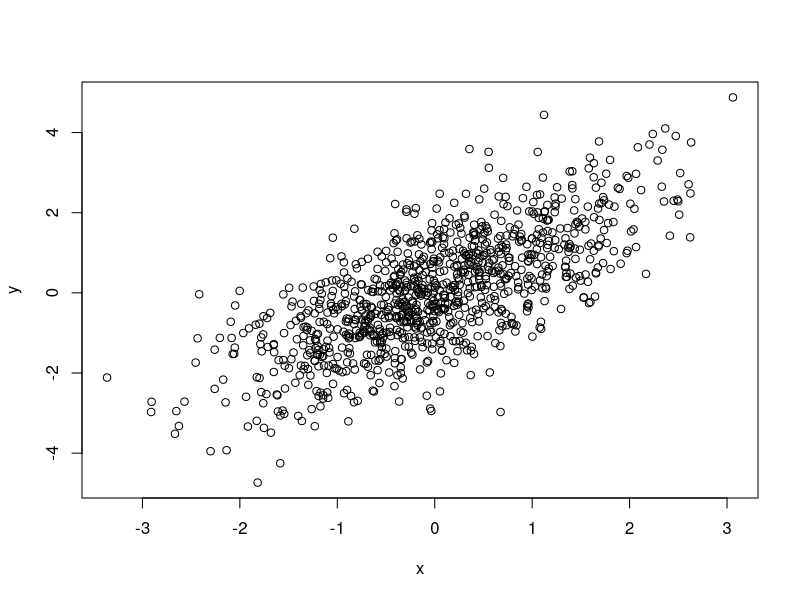
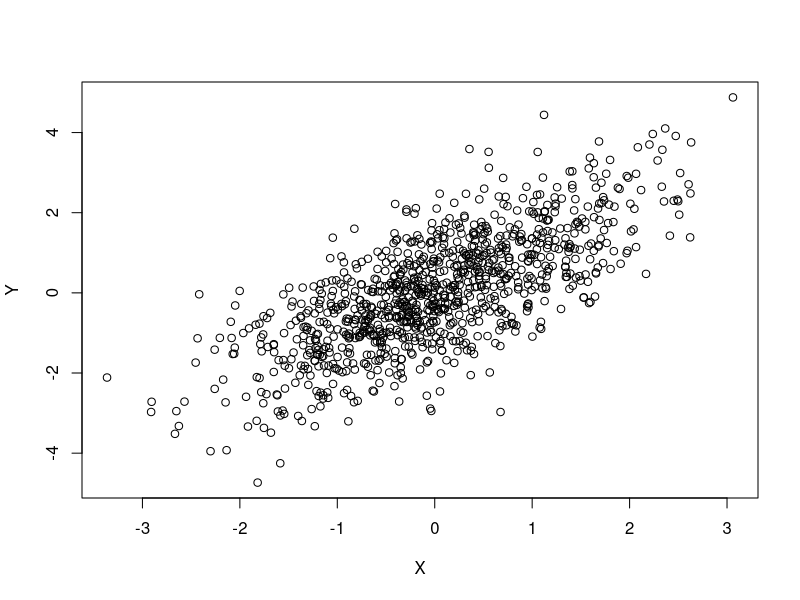
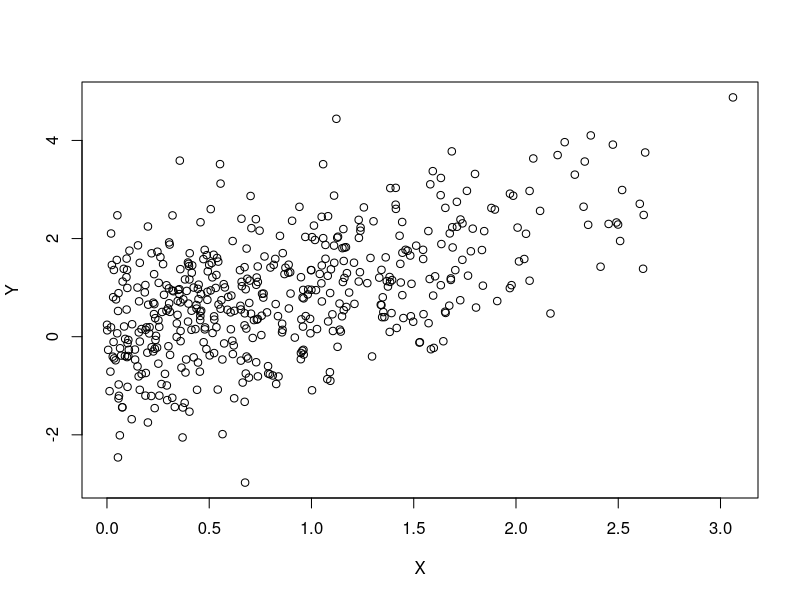
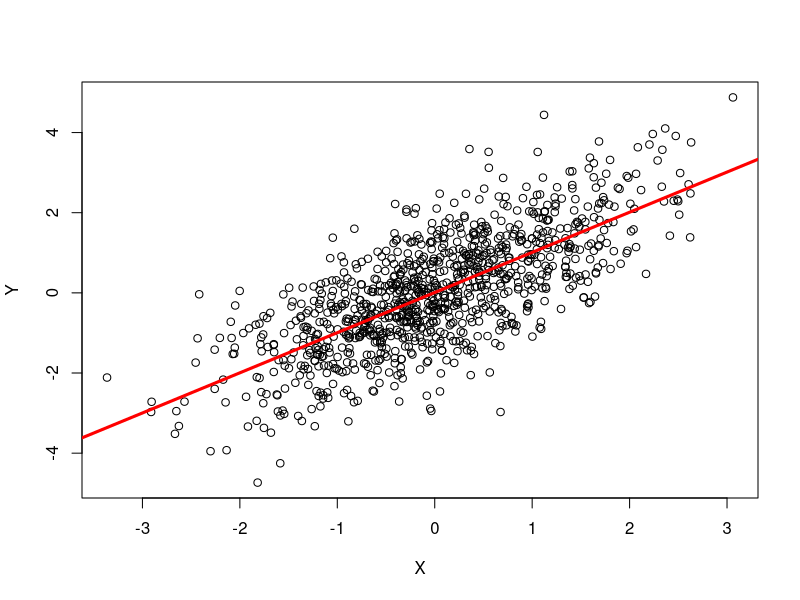

Reproduce these figures in R, in order.
## ---- chunk 1
options(width=100)
knitr::opts_chunk$set(
    eval=as.logical(Sys.getenv("KNITR_EVAL", "TRUE")),
    cache=as.logical(Sys.getenv("KNITR_CACHE", "TRUE")))
## ---- chunk 2
1 + 1
## ---- chunk 3
x = 1
x + x
## ---- chunk 4
x = c(1, 2, 3)
x
## ---- chunk 5
y = sqrt(x)
y
## ---- chunk 6
x = c(1, 2, 3)
x
x <- c(4, 5, 6)
x
x <- 7:9
x
10:12 -> x
x
## ---- chunk 7
x <- c(1, 2, 3) -> y
x
y
## ---- chunk 8
    people <- c("Brian", "Jim", "Herve", "Dan", "Val", "Martin")
    people
## ---- chunk 9
    population <- c(Buffalo=259000, Rochester=210000, `New York`=8400000)
    population
    log10(population)
## ---- chunk 10
    truthiness <- c(TRUE, FALSE, NA)
    truthiness
## ---- chunk 11
    !truthiness
    truthiness | !truthiness
    truthiness & !truthiness
## ---- chunk 12
    undefined_numeric_values <- c(NA, 0/0, NaN, Inf, -Inf)
    undefined_numeric_values
    sqrt(undefined_numeric_values)
## ---- chunk 13
    toupper(people)
    substr(people, 1, 3)
## ---- chunk 14
    x <- 1:3
    x * 2            # '2' (vector of length 1) recycled to c(2, 2, 2)
    truthiness | NA
    truthiness & NA
## ---- chunk 15
    substr(tolower(people), 1, 3)
    population[population < 1000000]
## ---- chunk 16
    frenemies = list(
        friends=c("Larry", "Richard", "Vivian"),
        enemies=c("Dick", "Mik")
    )
    frenemies
## ---- chunk 17
    frenemies[1]
    frenemies[c("enemies", "friends")]
    frenemies[["enemies"]]
## ---- chunk 18
    sex = factor(c("Male", "Male", "Female"),
                 levels=c("Female", "Male", "Hermaphrodite"))
    sex
    sex == "Female"
    table(sex)
    sex[sex == "Female"]
## ---- chunk 19
x = rnorm(1000)       # 1000 random normal deviates
y = x + rnorm(1000)   # another 1000 deviates, as a function of x
plot(y ~ x)           # relationship bewteen x and y
## ---- chunk 20
    df = data.frame(X=x, Y=y)
    head(df)           # first 6 rows
    plot(Y ~ X, df)    # same as above
## ---- chunk 21
    summary(df)
## ---- chunk 22
    positiveX = df[df$X > 0,]
    head(positiveX)
    plot(Y ~ X, positiveX)
## ---- chunk 23
    class(df)
    dim(df)
    colnames(df)
## ---- chunk 24
    fit <- lm(Y ~ X, df)
## ---- chunk 25
    plot(Y ~ X, df)
    abline(fit, col="red", lwd=3)
## ---- chunk 26
    anova(fit)
## ---- chunk 27
    class(fit)
    methods(class=class(fit))
